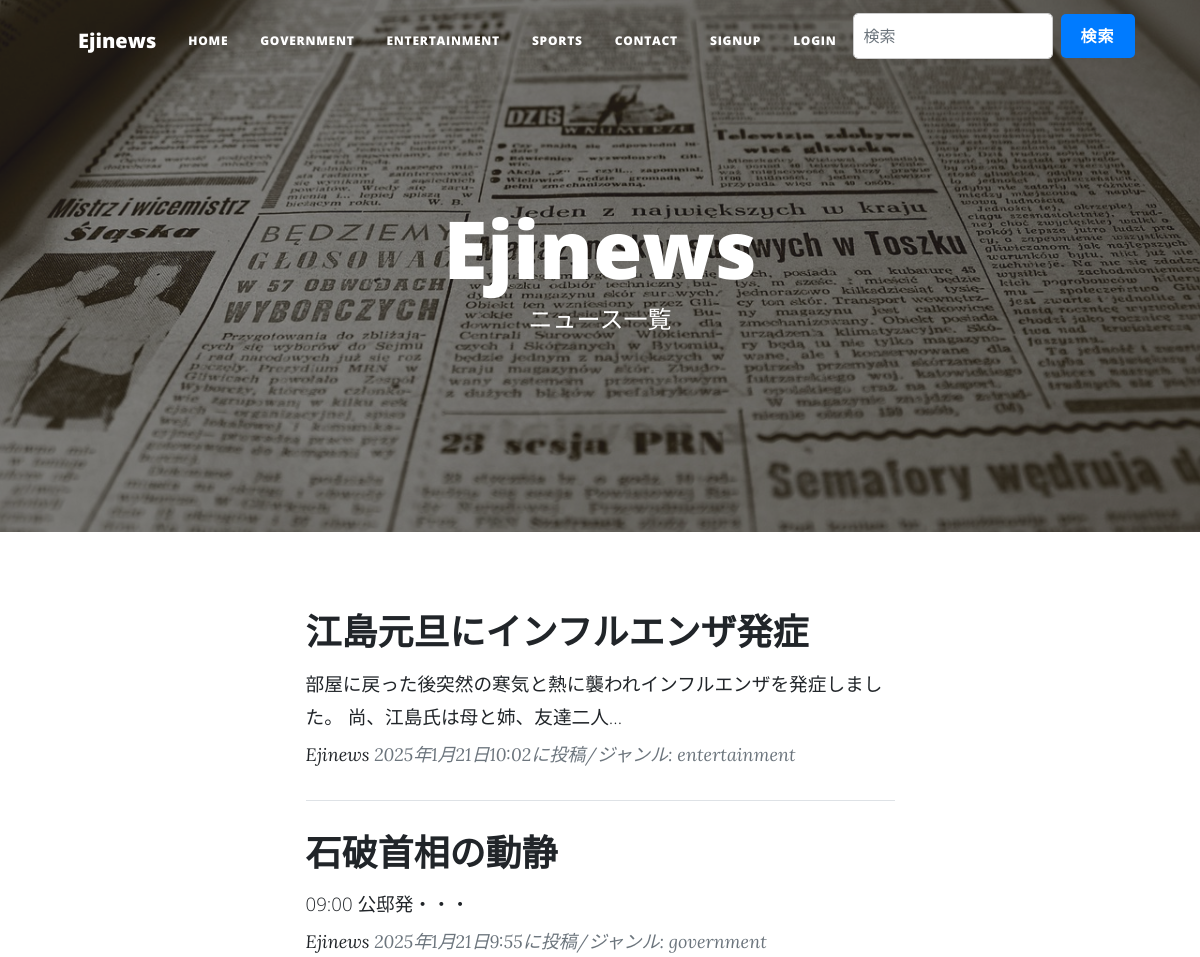
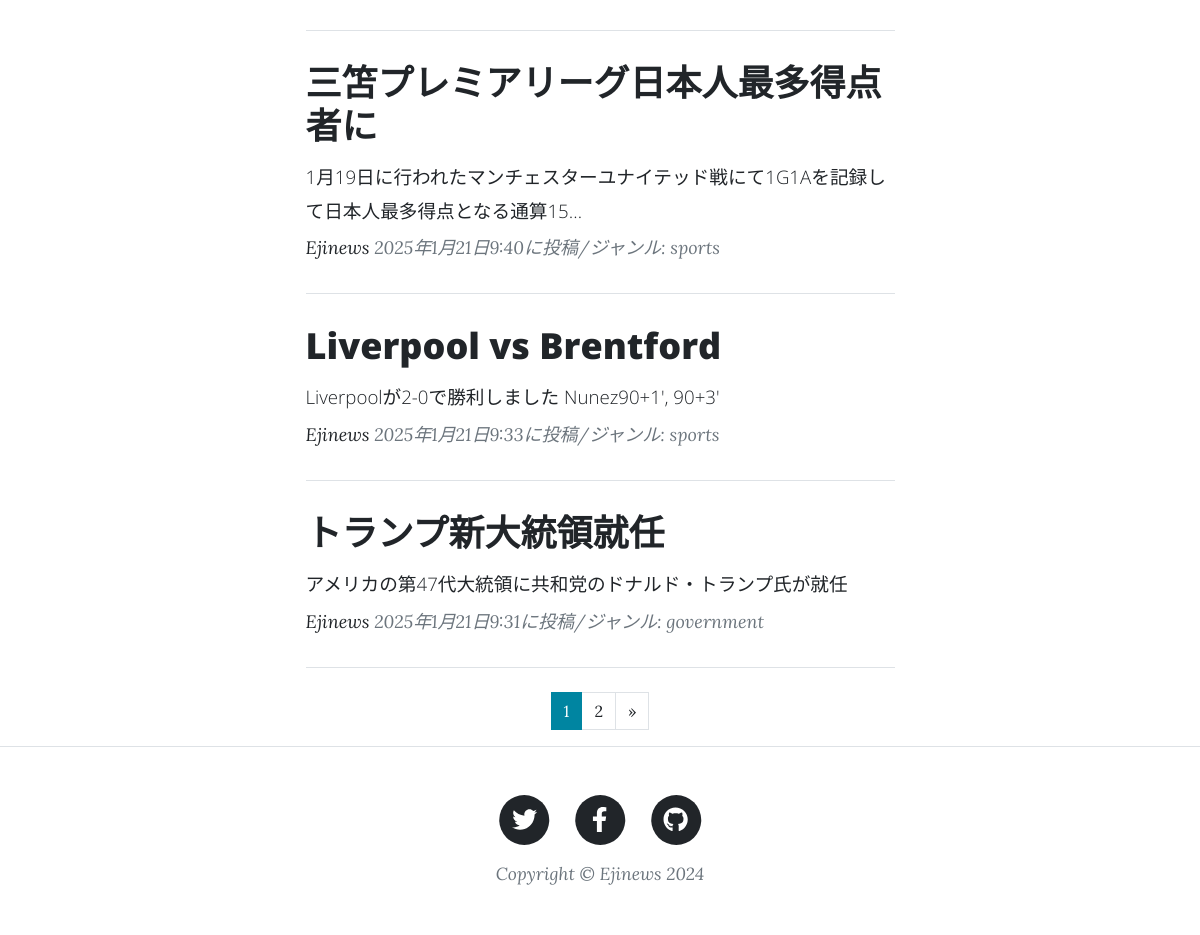
The page / on the database its author committed (2 pictures, top to bottom).
### Ejinews/models.py (models this page shows, shortened)
class AddNews(models.Model):
    CATEGORY = (('government','政治,経済'),
                ('entertainment','エンターテインメント'),
                ('sports','スポーツ'),
                )
    title = models.CharField(
        verbose_name='タイトル',
        max_length=200
    )
    content = models.TextField(
        verbose_name='本文'
    )
    posted_at = models.DateTimeField(
        verbose_name='投稿日時',
        auto_now_add=True
    )
    category = models.CharField(
        verbose_name='ジャンル',
        max_length=50,
        choices=CATEGORY
    )

### Ejinews/views.py (the view)
# urls.py: path('', views.IndexView.as_view(), name='index'),
class IndexView(ListView):
    template_name = 'index.html'
    context_object_name = 'orderby_records'
    queryset = AddNews.objects.order_by('-posted_at')
    paginate_by = 5

### Ejinews/templates/index.html (shortened to what this page needs)
{% extends 'base.html' %}
{% load static %}
{% block header %}
<header class="masthead" style="background-image: url({% static 'assets/img/ニュース１.jpg' %})">
    <div class="container position-relative px-4 px-lg-5">
        <div class="row gx-4 gx-lg-5 justify-content-center">
            <div class="col-md-10 col-lg-8 col-xl-7">
                <div class="site-heading">
                    <h1>Ejinews</h1>
                    <span class="subheading">ニュース一覧</span>
                </div>
            </div>
        </div>
    </div>
</header>
{% endblock %}
{% block contents %}
<div class="container px-4 px-lg-5">
    <div class="row gx-4 gx-lg-5 justify-content-center">
        <div class="col-md-10 col-lg-8 col-xl-7">
            {% for record in orderby_records %}
            <div class="post-preview">
                <a href="{% url 'Ejinews:news_detail' record.pk %}">
                    <h2 class="post-title">
                        {{record.title}}
                    </h2>
                    <h3 class="post-subtitle">
                        <span style="font-size: 14pt;">
                            {{record.content|truncatechars:50}}
                        </span>
                    </h3>
                </a>
                <p class="post-meta">
                    <a href="#">Ejinews</a>
                    {{record.posted_at}}に投稿/ジャンル:
                    {{record.category}}
                </p>
            </div>
            <hr class="my-4" />
            {% endfor %}
            {% include "pagination.html" %}
        </div>
    </div>
</div>
{% endblock %}

### rows shown on the page
AddNews: title "江島元旦にインフルエンザ発症", content "部屋に戻った後突然の寒気と熱に襲われインフルエンザを発症しました。 尚、江島氏は母と姉、友達二人…", posted_at "2025年1月21日10:02", category "entertainment"
AddNews: title "石破首相の動静", content "09:00 公邸発・・・", posted_at "2025年1月21日9:55", category "government"
AddNews: title "三笘プレミアリーグ日本人最多得点者に", content "1月19日に行われたマンチェスターユナイテッド戦にて1G1Aを記録して日本人最多得点となる通算15…", posted_at "2025年1月21日9:40", category "sports"
AddNews: title "Liverpool vs Brentford", content "Liverpoolが2-0で勝利しました Nunez90+1', 90+3'", posted_at "2025年1月21日9:33", category "sports"
AddNews: title "トランプ新大統領就任", content "アメリカの第47代大統領に共和党のドナルド・トランプ氏が就任", posted_at "2025年1月21日9:31", category "government"

### other values the page prints
{{ num }} "1"
{{ num }} "2"
